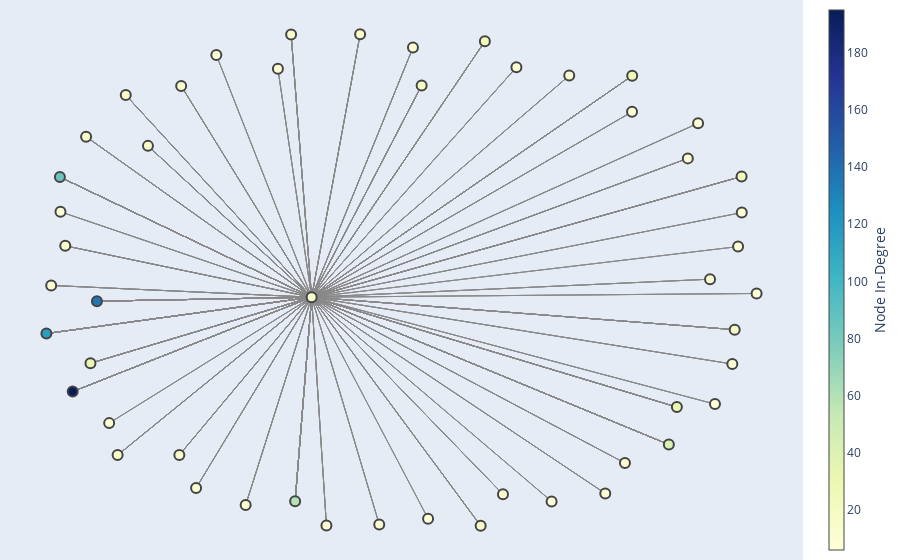

The cell this chart's notebook holds for it:
### Markdown cell above
####Visualize the graph for the top 50 recipients based on in-degree centrality.
In-degree centrality measures the number of incoming edges from a node (individual), indicating its influence in terms of receiving emails.

### Code cell
# Create lists of email interactions for authors and recipients
edges = []
author_index, email_index, tag_index = 0, 1, 2
for row in df.iter_rows():
    if row[tag_index] == 'author':
        author_email = row[email_index]
    elif row[tag_index] == 'recipient':
        recipient_email = row[email_index]
        edges.append((author_email, recipient_email))

# Build the directed graph
G = nx.MultiDiGraph()
G.add_edges_from(edges)

# Calculate in-degree centrality
in_degree_centrality = nx.in_degree_centrality(G)

# Identify top 50 nodes based on in-degree centrality
top_50_in_degree = sorted(in_degree_centrality.items(), key=lambda x: x[1], reverse=True)[:50] # modify the top X number as required.
top_50_nodes_by_in_degree = [node for node, _ in top_50_in_degree]

# Create a subgraph with the top 50 nodes
H_sub = G.subgraph(top_50_nodes_by_in_degree)

# Create a new MultiDiGraph based on the subgraph
H = nx.MultiDiGraph()
H.add_nodes_from(H_sub.nodes(data=True))
H.add_edges_from(H_sub.edges(keys=True, data=True))

# Remove nodes with 0 connections from the new graph
nodes_with_no_edges = [n for n, d in H.degree() if d == 0]
H.remove_nodes_from(nodes_with_no_edges)

# Layout for the graph
pos = nx.spring_layout(H, seed = 42)

# Hover text to mention # of Connections
in_degrees = dict(H.in_degree())
hover_texts = [f'Node: {node}<br># of Connections: {in_degrees[node]}' for node in H.nodes()]

# Extract edge positions and prepare hover text for edges
edge_x = []
edge_y = []
edge_hover_text = []
for edge in H.edges():
    x0, y0 = pos[edge[0]]
    x1, y1 = pos[edge[1]]
    edge_x.extend([x0, x1, None])
    edge_y.extend([y0, y1, None])
    # Display the connected nodes in the hover text
    edge_hover_text.extend([f'{edge[0]} - {edge[1]}', f'{edge[0]} - {edge[1]}', None])

edge_trace = go.Scatter(x=edge_x, y=edge_y, line=dict(width=0.5, color='#888'), hoverinfo='text', mode='lines',
                        text=edge_hover_text)

node_x = [pos[node][0] for node in H.nodes()]
node_y = [pos[node][1] for node in H.nodes()]

node_color = [in_degrees[node] for node in H.nodes()]
node_trace = go.Scatter(x=node_x, y=node_y, mode='markers', hoverinfo='text', text=[f'Node: {node}<br># of Incoming Connections: {in_degrees[node]}' for node in H.nodes()],
                        marker=dict(showscale=True, colorscale='YlGnBu', color=node_color, size=10,
                                    colorbar=dict(thickness=15, title='Node In-Degree', xanchor='left', titleside='right'), line_width=2))

fig = go.Figure(data=[edge_trace, node_trace], layout=go.Layout(showlegend=False, hovermode='closest',
                                                                margin=dict(b=0, l=0, r=0, t=0),
                                                                xaxis=dict(showgrid=False, zeroline=False, showticklabels=False),
                                                                yaxis=dict(showgrid=False, zeroline=False, showticklabels=False)))

fig.show()

### Figure 1 — Plotly figure (JSON) as saved in the notebook; plotly's stock layout.template omitted (floating-point values rounded to 4 significant figures; data arrays with more than 128 entries replaced by an {"elided": "..."} marker saying what was removed)
{"data": [{"hoverinfo": "text", "line": {"color": "#888", "width": 0.5}, "mode": "lines", "text": {"elided": "3552 str values"}, "type": "scatter", "x": {"elided": "3552 float values"}, "y": {"elided": "3552 float values"}}, {"hoverinfo": "text", "marker": {"color": [13, 12, 11, 13, 9, 15, 7, 7, 137, 10, 7, 32, 10, 13, 16, 9, 7, 8, 10, 31, 10, 14, 8, 17, 6, 22, 27, 24, 195, 115, 59, 8, 17, 12, 16, 41, 85, 9, 9, 8, 7, 10, 15, 9, 7, 8, 6, 19, 8, 16], "colorbar": {"thickness": 15, "title": {"side": "right", "text": "Node In-Degree"}, "xanchor": "left"}, "colorscale": [[0, "rgb(255,255,217)"], [0.125, "rgb(237,248,177)"], [0.25, "rgb(199,233,180)"], [0.375, "rgb(127,205,187)"], [0.5, "rgb(65,182,196)"], [0.625, "rgb(29,145,192)"], [0.75, "rgb(34,94,168)"], [0.875, "rgb(37,52,148)"], [1, "rgb(8,29,88)"]], "line": {"width": 2}, "showscale": true, "size": 10}, "mode": "markers", "text": ["Node: morgan@pax.com<br># of Incoming Connections: 13", "Node: jessica@juul.com<br># of Incoming Connections: 12", "Node: cyang@pax.com<br># of Incoming Connections: 11", "Node: janel@pax.com<br># of Incoming Connections: 13", "Node: lee@pax.com<br># of Incoming Connections: 9", "Node: josh.raffel@juul.com<br># of Incoming Connections: 15", "Node: andy@pax.com<br># of Incoming Connections: 7", "Node: dima@pax.com<br># of Incoming Connections: 7", "Node: ashley@pax.com<br># of Incoming Connections: 137", "Node: adam@pax.com<br># of Incoming Connections: 10", "Node: jacqueline@pax.com<br># of Incoming Connections: 7", "Node: sarah@ploom.com<br># of Incoming Connections: 32", "Node: amanda@juullabs.com<br># of Incoming Connections: 10", "Node: nicole@pax.com<br># of Incoming Connections: 13", "Node: kelly@ploom.com<br># of Incoming Connections: 16", "Node: kmortensen@pax.com<br># of Incoming Connections: 9", "Node: kelly@pax.com<br># of Incoming Connections: 7", "Node: kim@juul.com<br># of Incoming Connections: 8", "Node: richard@ploom.com<br># of Incoming Connections: 10", "Node: kate@juul.com<br># of Incoming Connections: 31", "Node: byip@juul.com<br># of Incoming Connections: 10", "Node: erica@pax.com<br># of Incoming Connections: 14", "Node: ashleygould@juul.com<br># of Incoming Connections: 8", "Node: lauryn@pax.com<br># of Incoming Connections: 17", "Node: sdunlap@pax.com<br># of Incoming Connections: 6", "Node: raf@pax.com<br># of Incoming Connections: 22", "Node: tim@ploom.com<br># of Incoming Connections: 27", "Node: richard@pax.com<br># of Incoming Connections: 24", "Node: kate@pax.com<br># of Incoming Connections: 195", "Node: sarah@pax.com<br># of Incoming Connections: 115", "Node: chelseakania@pax.com<br># of Incoming Connections: 59", "Node: danna@pax.com<br># of Incoming Connections: 8", "Node: vdavis@juul.com<br># of Incoming Connections: 17", "Node: jsargent@juul.com<br># of Incoming Connections: 12", "Node: christine@juul.com<br># of Incoming Connections: 16", "Node: spencer@pax.com<br># of Incoming Connections: 41", "Node: kate@ploom.com<br># of Incoming Connections: 85", "Node: chelseakania@juul.com<br># of Incoming Connections: 9", "Node: mattdavid@juul.com<br># of Incoming Connections: 9", "Node: laina@pax.com<br># of Incoming Connections: 8", "Node: scott@pax.com<br># of Incoming Connections: 7", "Node: celia@pax.com<br># of Incoming Connections: 10", "Node: chelseakania@ploom.com<br># of Incoming Connections: 15", "Node: jono@pax.com<br># of Incoming Connections: 9", "Node: peter@pax.com<br># of Incoming Connections: 7", "Node: adam@ploom.com<br># of Incoming Connections: 8", "Node: nancy@pax.com<br># of Incoming Connections: 6", "Node: spencer@ploom.com<br># of Incoming Connections: 19", "Node: lauryn@ploom.com<br># of Incoming Connections: 8", "Node: tim@pax.com<br># of Incoming Connections: 16"], "type": "scatter", "x": [-0.1028, 0.8087, -0.5591, -0.2377, 0.3319, -0.7547, 0.8842, -0.8009, -0.8349, 0.2945, 0.4298, -0.8529, 0.04411, -0.923, 0.2325, 0.6338, -0.5028, 0.8372, -0.4212, 0.7782, -0.9621, -0.865, -0.3315, 0.06827, 0.08618, 0.9583, 0.6539, 0.2442, -0.9024, -0.9755, -0.2836, 0.9325, -0.693, -0.6006, -0.2947, 0.7559, -0.938, 0.4788, 0.5791, -0.04965, 0.9588, -0.1965, -0.6057, 0.6535, 1, -0.9364, 0.9485, 0.9391, 0.8705, -0.7774], "y": [0.9999, 0.4982, -0.8343, -0.06295, 0.8666, 0.7539, -0.4951, -0.5719, -0.07918, -0.8596, -0.8883, -0.3299, 0.9461, 0.1447, -0.9868, -0.7333, 0.9163, 0.6402, -0.9029, -0.5071, -0.01537, 0.5858, 0.8603, 0.793, -0.958, 0.4249, 0.8322, 0.9715, -0.4445, -0.2098, -0.888, -0.333, 0.5487, 0.7912, 0.9985, -0.6586, 0.4228, 0.8328, -0.8563, -0.9815, 0.279, -0.9861, -0.7007, 0.6863, -0.04789, 0.2822, 0.1417, -0.1942, 0.009847, -0.7012]}], "layout": {"hovermode": "closest", "margin": {"b": 0, "l": 0, "r": 0, "t": 0}, "showlegend": false, "xaxis": {"showgrid": false, "showticklabels": false, "zeroline": false}, "yaxis": {"showgrid": false, "showticklabels": false, "zeroline": false}}}
